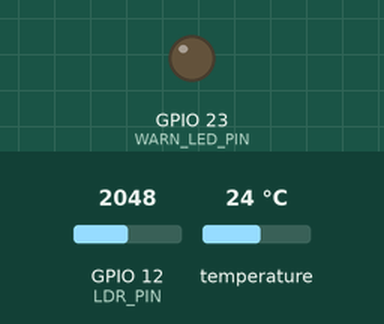
Recording of a program running on a simulated ESP32. Shown: output pins drawn as LEDs (lit = HIGH). The inputs (shaded band) are chosen by the test bench; at power-on: temperature 24 °C, GPIO 12 (LDR_PIN) = 2048. WiFi joins after 1.5 s; servers stay silent unless stated; what the program prints to the serial monitor is not drawn.

Above: at 2.7 s.
2.8 s: temperature set to 25.2 °C
4.4 s: temperature set to 26.7 °C
At 5.9 s:
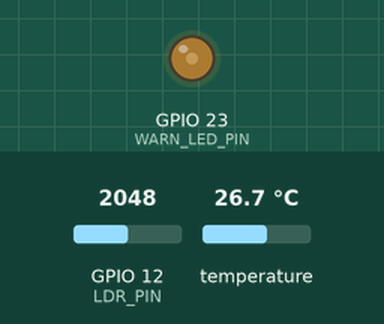
6.7 s: temperature set to 30.4 °C
8.4 s: temperature set to 31.3 °C
At 10.2 s:
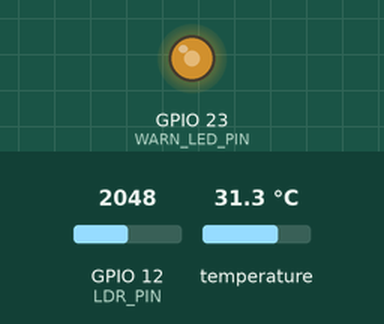
10.7 s: temperature set to 35.3 °C
12.4 s: temperature set to 36.5 °C
At 14.4 s:
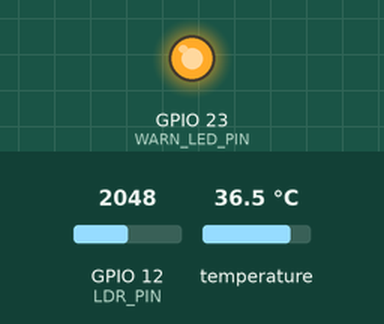
Timing chart, 0 to 15.7 s (numbered marks = the images above; inputs shaded):
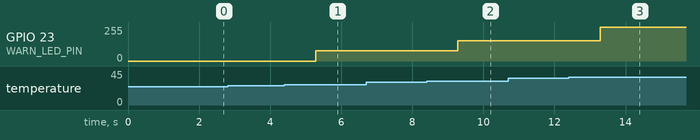

The program:

main.cpp
```cpp
#include <Arduino.h>
#include <ArduinoJson.h>

#include <Wire.h>
#include <WebServer.h>

#include <OneWire.h>
#include <DallasTemperature.h>

#define WARN_LED_PIN 23
#define SENSOR_TEMP_PIN 4
#define LDR_PIN 12

const static String ssid = "kaka";
const static String password = "123456789";

WebServer server(80);

enum update
{
  LED,
  OLED,
  LDR,
  DS18B20
};

OneWire oneWire(SENSOR_TEMP_PIN);
DallasTemperature sensors(&oneWire);

unsigned long prevLdr = 0;
unsigned long prevOled = 0;
unsigned long prevTemp = 0;
int temp = 0;
int ldr = 0;
int led = 0;

float readTemp();
int readLdr();
void logicLed();
void updateFunc();

void setup()
{
  Serial.begin(9600);

  WiFi.begin(ssid, password);
  while (WiFi.status() != WL_CONNECTED)
  {
    delay(500);
    Serial.print(".");
  }
  Serial.println("");
  Serial.println("WiFi connected");
  Serial.println("IP address: ");
  Serial.println(WiFi.localIP());

  server.on("/api/sensors", []()
            {
  String json = "{";
  json += "\"temperature\":" + String(temp) + ",";
  json += "\"ldr\":" + String(ldr);
  json += "}";

  server.send(200, "application/json", json); });

  server.on("/api/status", []()
            {
  String json = "{";
  json += "\"temperature\":" + String(temp) + ",";
  json += "\"ldr\":" + String(ldr) + ",";
  json += "\"led\":" + String(led);
  json += "}";

  server.send(200, "application/json", json); });

  server.on("/api/led", HTTP_POST, []()
            {
              String body = server.arg("plain");
              DynamicJsonDocument doc(1024);
              DeserializationError error = deserializeJson(doc, body);

              if (error)
              {
                server.send(
                    400,
                    "application/json",
                    "{\"error\":\"Invalid JSON\"}");
                return;
              }else {
                led = doc['brightness'];
                ledcWrite(0, led);

                server.send(
                    200,
                    "application/json",
                    "{\"message\":\"LED brightness updated\"}");
              } });

  server.begin();

  sensors.begin();

  pinMode(SENSOR_TEMP_PIN, INPUT);
  pinMode(LDR_PIN, INPUT);
  pinMode(WARN_LED_PIN, OUTPUT);

  ledcSetup(0, 5000, 8);
  ledcAttachPin(WARN_LED_PIN, 0);
}

void loop()
{
  updateFunc();
  server.handleClient();
}

void updateFunc()
{
  unsigned long now = millis();

  if (now - prevLdr >= 200)
  {
    prevLdr = now;

    readLdr();
  }

  if (now - prevTemp >= 1000)
  {
    prevTemp = now;

    readTemp();
    logicLed();
  }
}

float readTemp()
{
  sensors.requestTemperatures();
  temp = sensors.getTempCByIndex(0);
  return temp;
};
int readLdr()
{
  ldr = analogRead(LDR_PIN);
  ldr = map(ldr, 0, 4095, 0, 100);
  return ldr;
}

void logicLed()
{
  if (temp < 25)
  {
    led = 0;
    ledcWrite(0, 0);
  }
  else if (temp > 25 && temp < 30)
  {
    led = 76;
    ledcWrite(0, 76);
  }
  else if (temp > 30 && temp < 35)
  {
    led = 153;
    ledcWrite(0, 153);
  }
  else if (temp > 35)
  {
    led = 256;
    ledcWrite(0, 256);
  }
}
```

Measured:
- the behaviour switches between 25.9 and 26 °C on temperature (found by bisection; images 0 and 1)
- the behaviour switches between 30.9 and 31 °C on temperature (found by bisection; images 1 and 2)
- the behaviour switches between 35.9 and 36 °C on temperature (found by bisection; images 2 and 3)
- after the input at 2.8 s, every drawn part: stays the same
- after the input at 4.4 s, GPIO 23 (WARN_LED_PIN): 0/255 → 76/255 after 0.88 s
- after the input at 6.7 s, every drawn part: stays the same
- after the input at 8.4 s, GPIO 23 (WARN_LED_PIN): 76/255 → 152/255 after 0.88 s
- after the input at 10.7 s, every drawn part: stays the same
- after the input at 12.4 s, GPIO 23 (WARN_LED_PIN): 152/255 → 255/255 after 0.88 s
